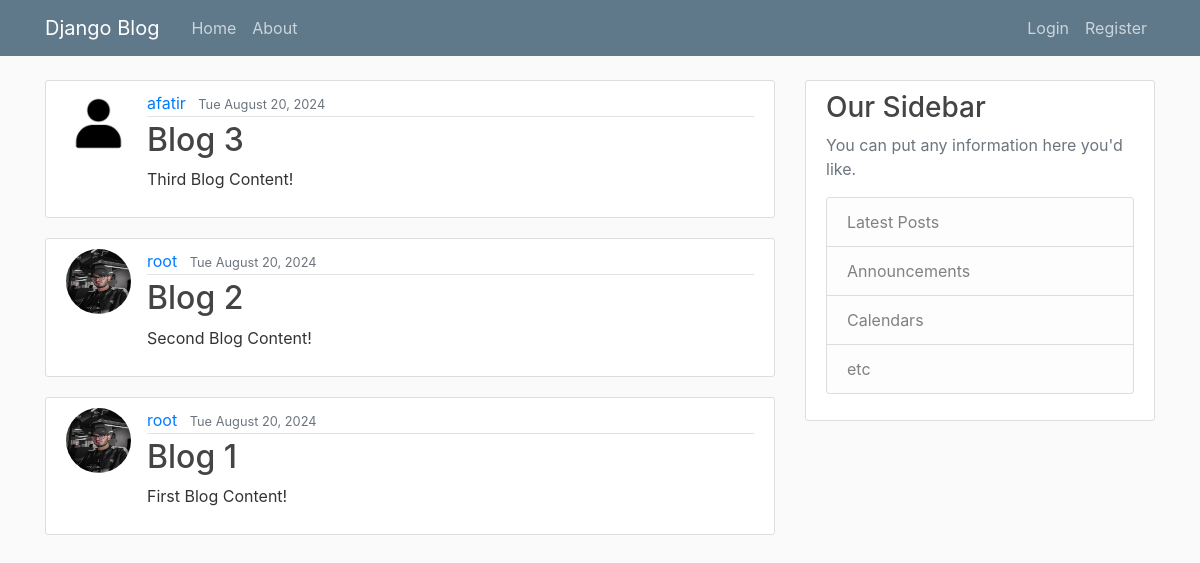
Before: / with the older database file.
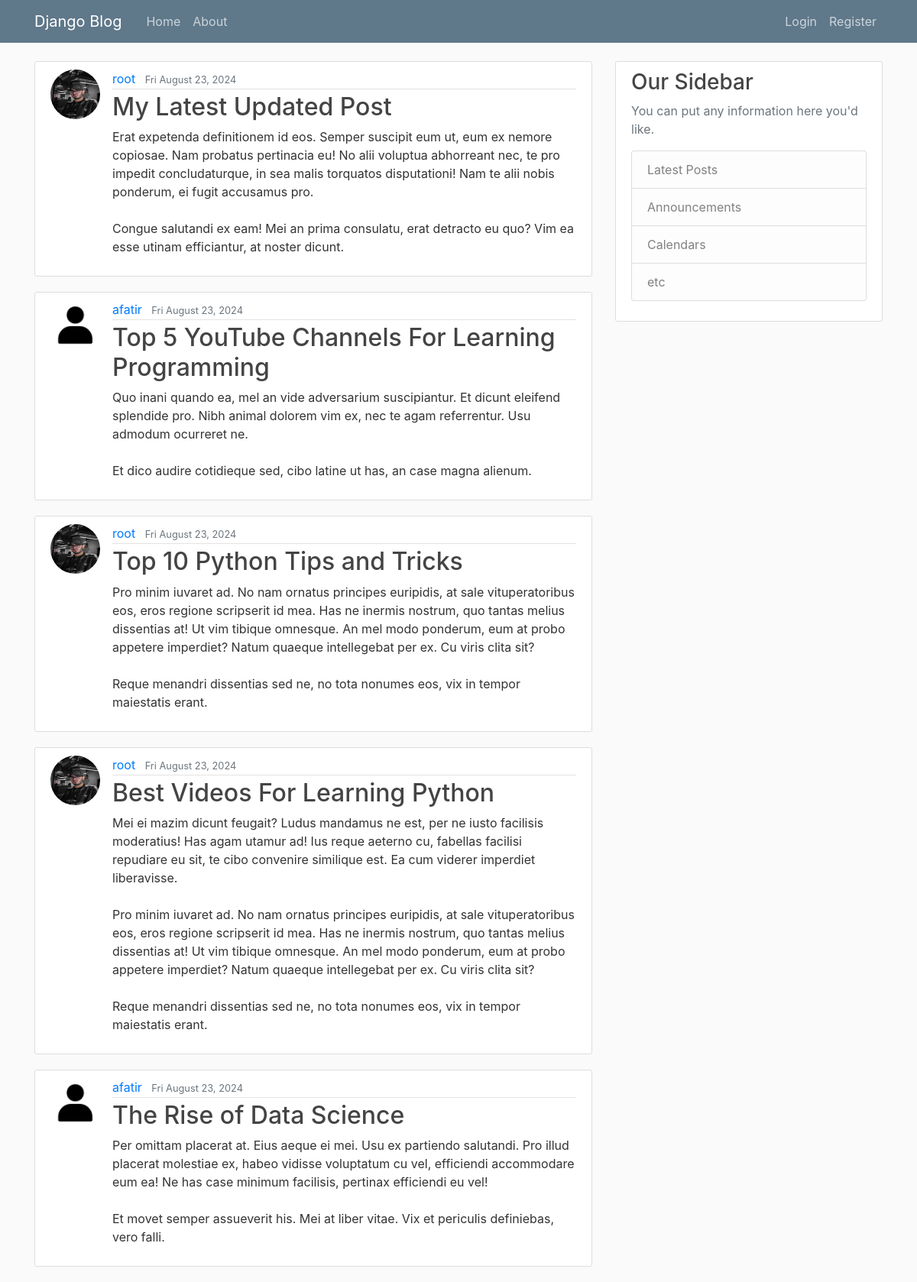
After: the same page with the newer database file.
### app/models.py (models this page shows, shortened)
class Post(models.Model):
	title = models.CharField(max_length=100)
	content = models.TextField()
	date_posted = models.DateTimeField(default=timezone.now)
	author = models.ForeignKey(User, on_delete=models.CASCADE)

### users/models.py (models this page shows, shortened)
class Profile(models.Model):
	user = models.OneToOneField(User, on_delete=models.CASCADE)
	image = models.ImageField(default='default.jpg', upload_to='profile_pics')

### app/views.py (the view)
# urls.py: path('', views.PostListView.as_view(), name='blog-home'),
class PostListView(ListView):
	model = Post
	template_name = 'app/home.html'
	context_object_name = 'posts'
	ordering = ['-date_posted']
	paginate_by = 5

### app/templates/app/home.html
{% extends 'app/base.html' %}
{% block content %}
	{% for post in posts %}
		<article class="media content-section">
			<img class="rounded-circle article-img" src="{{ post.author.profile.image.url }}">
			<div class="media-body">
				<div class="article-metadata">
				<a class="mr-2" href="#">{{ post.author }}</a>
				<small class="text-muted">{{ post.date_posted|date:"D F d, Y" }}</small>
			  </div>
			  <h2><a class="article-title" href="#">{{ post.title }}</a></h2>
			  <p class="article-content">{{ post.content }}</p>
			</div>
		</article>
	{% endfor %}
{% endblock content%}

Changed rows visible on the page:
no longer on this page (row unchanged): Post: author.profile.image (picture), author "afatir", date_posted "Tue August 20, 2024", title "Blog 3", content "Third Blog Content!"
no longer on this page (row unchanged): Post: author.profile.image (picture), author "root", date_posted "Tue August 20, 2024", title "Blog 2", content "Second Blog Content!"
no longer on this page (row unchanged): Post: author.profile.image (picture), author "root", date_posted "Tue August 20, 2024", title "Blog 1", content "First Blog Content!"
added Post: author.profile.image (picture), author "root", date_posted "Fri August 23, 2024", title "My Latest Updated Post", content "Erat expetenda definitionem id eos. Semper suscipit eum ut, eum ex nemore copiosae. Nam probatus pertinacia eu! No alii voluptua abhorreant nec, te pro impedit concludaturque, in sea malis torquatos disputationi! Nam te alii nobis ponderum, ei fugit accusamus pro. Congue salutandi ex eam! Mei an prima consulatu, erat detracto eu quo? Vim ea esse utinam efficiantur, at noster dicunt."
added Post: author.profile.image (picture), author "afatir", date_posted "Fri August 23, 2024", title "Top 5 YouTube Channels For Learning Programming", content "Quo inani quando ea, mel an vide adversarium suscipiantur. Et dicunt eleifend splendide pro. Nibh animal dolorem vim ex, nec te agam referrentur. Usu admodum ocurreret ne. Et dico audire cotidieque sed, cibo latine ut has, an case magna alienum."
added Post: author.profile.image (picture), author "root", date_posted "Fri August 23, 2024", title "Top 10 Python Tips and Tricks", content "Pro minim iuvaret ad. No nam ornatus principes euripidis, at sale vituperatoribus eos, eros regione scripserit id mea. Has ne inermis nostrum, quo tantas melius dissentias at! Ut vim tibique omnesque. An mel modo ponderum, eum at probo appetere imperdiet? Natum quaeque intellegebat per ex. Cu viris clita sit? Reque menandri dissentias sed ne, no tota nonumes eos, vix in tempor maiestatis erant."
added Post: author.profile.image (picture), author "root", date_posted "Fri August 23, 2024", title "Best Videos For Learning Python", content "Mei ei mazim dicunt feugait? Ludus mandamus ne est, per ne iusto facilisis moderatius! Has agam utamur ad! Ius reque aeterno cu, fabellas facilisi repudiare eu sit, te cibo convenire similique est. Ea cum viderer imperdiet liberavisse. Pro minim iuvaret ad. No nam ornatus principes euripidis, at sale vituperatoribus eos, eros regione scripserit id mea. Has ne inermis nostrum, quo tantas melius dissentias at! Ut vim tibique omnesque. An mel modo ponderum, eum at probo appetere imperdiet? Natum quaeque intellegebat per ex. Cu viris clita sit? Reque menandri dissentias sed ne, no tota nonumes eos, vix in tempor maiestatis erant."
added Post: author.profile.image (picture), author "afatir", date_posted "Fri August 23, 2024", title "The Rise of Data Science", content "Per omittam placerat at. Eius aeque ei mei. Usu ex partiendo salutandi. Pro illud placerat molestiae ex, habeo vidisse voluptatum cu vel, efficiendi accommodare eum ea! Ne has case minimum facilisis, pertinax efficiendi eu vel! Et movet semper assueverit his. Mei at liber vitae. Vix et periculis definiebas, vero falli."
